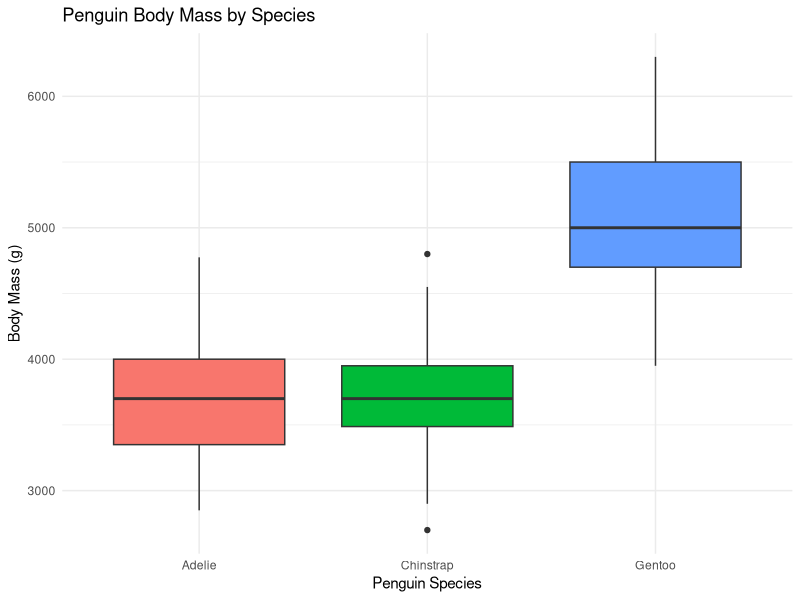

Write R code to recreate this figure.
## ---- chunk 1
#| message: false
#| warning: false

library(palmerpenguins)
library(dplyr)
library(ggplot2)

data("penguins")

head(penguins)
## ---- chunk 2
penguins_clean <- penguins |>
  filter(
    !is.na(species),
    !is.na(body_mass_g)
  )

cat("Original observations:", nrow(penguins), "\n")
cat("Clean observations:", nrow(penguins_clean), "\n")
## ---- chunk 3
penguin_summary <- penguins_clean |>
  group_by(species) |>
  summarise(
    count = n(),
    mean_body_mass = mean(body_mass_g),
    sd_body_mass = sd(body_mass_g),
    .groups = "drop"
  )

penguin_summary
## ---- chunk 4
#| label: fig-penguin-mass
#| fig-cap: "Distribution of body mass across three penguin species."
#| fig-width: 8
#| fig-height: 5

ggplot(
  penguins_clean,
  aes(x = species, y = body_mass_g, fill = species)
) +
  geom_boxplot() +
  labs(
    title = "Penguin Body Mass by Species",
    x = "Penguin Species",
    y = "Body Mass (g)"
  ) +
  theme_minimal() +
  theme(legend.position = "none")
